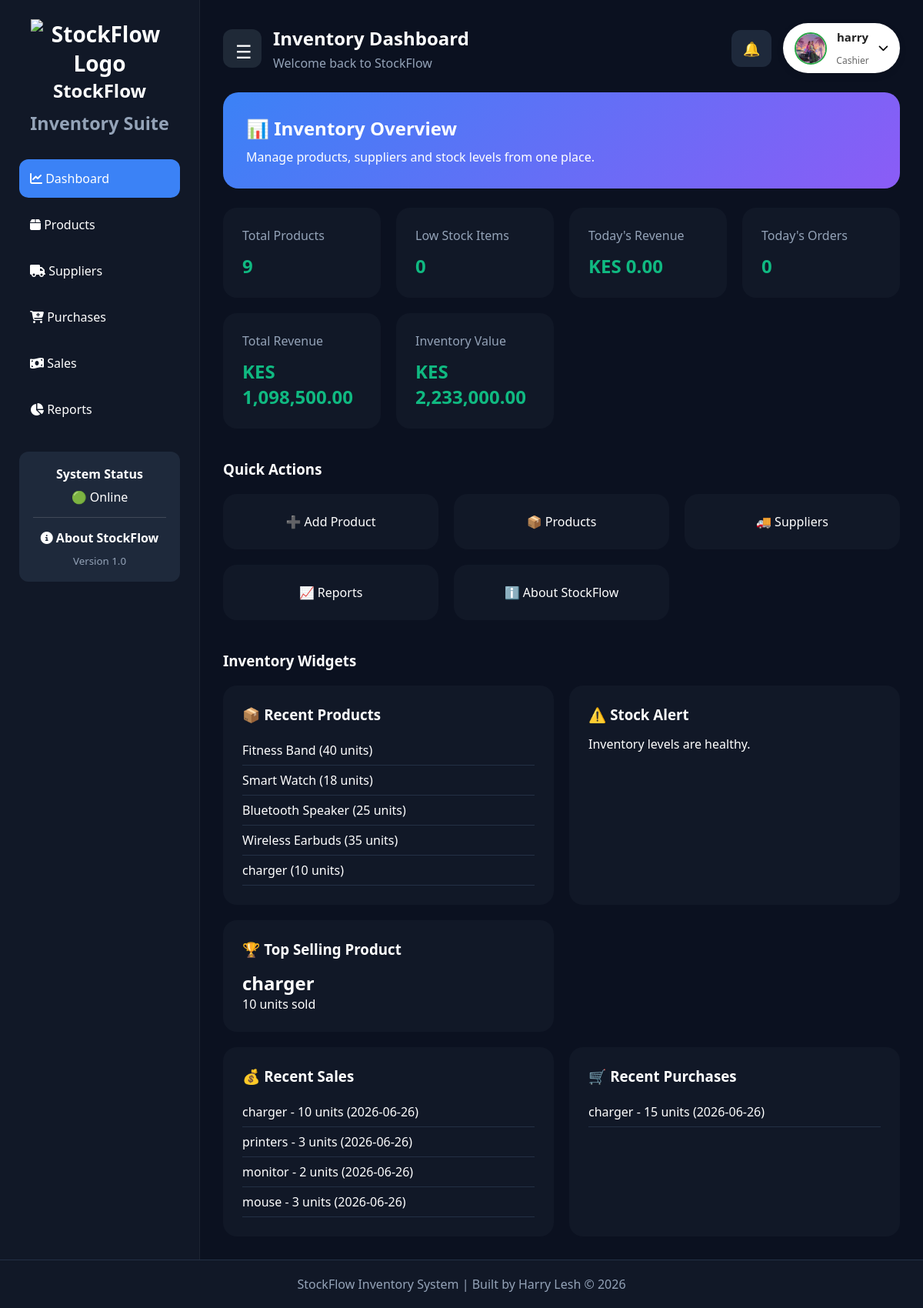
The page /dashboard (signed in) on the database its author committed.
### tables this page shows
CREATE TABLE users(
      id INTEGER PRIMARY KEY AUTOINCREMENT,
      username TEXT UNIQUE NOT NULL,
      password TEXT NOT NULL
    , full_name TEXT, email TEXT, phone TEXT, profile_picture TEXT, role TEXT DEFAULT 'Administrator', last_login TEXT, created_at TEXT);

CREATE TABLE settings(

        id INTEGER PRIMARY KEY,

        company_name TEXT,

        company_email TEXT,

        company_phone TEXT,

        company_address TEXT,

        company_website TEXT,

        currency TEXT,

        tax_rate REAL,

        low_stock INTEGER,

        dark_mode INTEGER,

        email_alerts INTEGER,

        sales_alerts INTEGER,

        purchase_alerts INTEGER,

        stock_alerts INTEGER

    );

CREATE TABLE products(
        id INTEGER PRIMARY KEY AUTOINCREMENT,
        name TEXT NOT NULL,
        category TEXT NOT NULL,
        stock INTEGER NOT NULL,
        price REAL NOT NULL
    );

CREATE TABLE sales(
       id INTEGER PRIMARY KEY AUTOINCREMENT,
       product_id INTEGER NOT NULL,
       quantity INTEGER NOT NULL,
       selling_price REAL NOT NULL,
       customer_name TEXT NOT NULL,
       sale_date TEXT NOT NULL
    );

CREATE TABLE purchases(
       id INTEGER PRIMARY KEY AUTOINCREMENT,
        product_id INTEGER NOT NULL,
        supplier_id INTEGER NOT NULL,
        quantity INTEGER NOT NULL,
        cost REAL NOT NULL,
        purchase_date TEXT NOT NULL
    );

### routes/dashboard.py (the view)
@dashboard_bp.route("/dashboard")
@login_required
def dashboard():
    if "user" not in session:
        return redirect("/")
    conn = get_connection()
    cursor = conn.cursor()
    cursor.execute("SELECT COUNT(*) FROM products")
    total_products = cursor.fetchone()[0]
    cursor.execute("""
        SELECT COUNT(*)
        FROM products
        WHERE stock < 10
    """)
    low_stock = cursor.fetchone()[0]
    cursor.execute("""
        SELECT name, stock
        FROM products
        WHERE stock < 10
        ORDER BY stock ASC
    """)
    low_stock_products = cursor.fetchall()
    cursor.execute("""
        SELECT *
        FROM products
        ORDER BY id DESC
        LIMIT 5
    """)
    recent_products = cursor.fetchall()
    cursor.execute("""
        SELECT COALESCE(
            SUM(quantity * selling_price),
            0
        )
        FROM sales
    """)
    total_revenue = cursor.fetchone()[0]
    cursor.execute("""
        SELECT COALESCE(
            SUM(stock * price),
            0
        )
        FROM products
    """)
    inventory_value = cursor.fetchone()[0]
    cursor.execute("""
        SELECT
            products.name,
            sales.quantity,
            sales.sale_date
        FROM sales
        JOIN products
        ON sales.product_id = products.id
        ORDER BY sales.id DESC
        LIMIT 5
    """)
    recent_sales = cursor.fetchall()
    cursor.execute("""
        SELECT
            products.name,
            purchases.quantity,
            purchases.purchase_date
        FROM purchases
        JOIN products
        ON purchases.product_id = products.id
        ORDER BY purchases.id DESC
        LIMIT 5
    """)
    recent_purchases = cursor.fetchall()
    today = datetime.now().strftime("%Y-%m-%d")
    cursor.execute("""
        SELECT COALESCE(
            SUM(quantity * selling_price),
            0
        )
        FROM sales
        WHERE sale_date=?
    """, (today,))
    today_sales = cursor.fetchone()[0]
    cursor.execute("SELECT COUNT(*) FROM sales")
    total_orders = cursor.fetchone()[0]
    cursor.execute("""
        SELECT COUNT(*)
        FROM sales
        WHERE sale_date=?
    """, (today,))
    today_orders = cursor.fetchone()[0]
    cursor.execute("""
        SELECT
            products.name,
            SUM(sales.quantity) AS sold
        FROM sales
        JOIN products
        ON sales.product_id = products.id
        GROUP BY products.name
        ORDER BY sold DESC
        LIMIT 1
    """)
    top_product = cursor.fetchone()
    cursor.execute("""
        SELECT *
        FROM users
        WHERE username=?
    """, (session["user"],))
    user = cursor.fetchone()
    conn.close()
    return render_template(
        "dashboard.html",
        user=user,
        total_products=total_products,
        low_stock=low_stock,
        low_stock_products=low_stock_products,
        recent_products=recent_products,
        recent_sales=recent_sales,
        recent_purchases=recent_purchases,
        total_revenue=total_revenue,
        inventory_value=inventory_value,
        today_sales=today_sales,
        total_orders=total_orders,
        today_orders=today_orders,
        top_product=top_product
    )

### templates/dashboard.html (shortened to what this page needs)
{% extends "layout.html" %}
{% block content %}
<div class="dashboard-wrapper">
    <aside class="sidebar">
        <div class="logo">
            <img src="{{ url_for('static', filename='images/logo.png') }}" alt="StockFlow Logo" class="logo-img">
            <h2>StockFlow</h2>
            <small>Inventory Suite</small>
        </div>
        <ul class="menu">
            <li class="active">
                <a href="/dashboard">
                    <i class="fas fa-chart-line"></i>
                    Dashboard
                </a>
            </li>
            <li>
                <a href="/products">
                    <i class="fas fa-box"></i>
                    Products
                </a>
            </li>
            <li>
                <a href="/suppliers">
                    <i class="fas fa-truck"></i>
                    Suppliers
                </a>
            </li>
            <li>
                <a href="/purchases">
                    <i class="fas fa-cart-plus"></i>
                    Purchases
                </a>
            </li>
            <li>
                <a href="/sales">
                    <i class="fas fa-money-bill-wave"></i>
                    Sales
                </a>
            </li>
            <li>
                <a href="/reports">
                    <i class="fas fa-chart-pie"></i>
                    Reports
                </a>
            </li>
        </ul>
        <div class="sidebar-footer">
            <div class="footer-card">
                <h4>System Status</h4>
                <p>🟢 Online</p>
                <hr>
                <a href="/about" class="footer-link">
                    <i class="fas fa-circle-info"></i>
                    About StockFlow
                </a>
                <small class="version-text">
                    Version 1.0
                </small>
            </div>
        </div>
    </aside>
    <main class="main-content">
        <div class="topbar">
            <div class="top-left">
                <div class="menu-dropdown">
                    <button class="menu-btn" id="menuBtn">
                        ☰
                    </button>
                </div>
                <div>
                    <h2>Inventory Dashboard</h2>
                    <p class="welcome-text">
                        Welcome back to StockFlow
                    </p>
                </div>
            </div>
            <div class="top-right">
                <div class="notification-wrapper">
                    <button class="notification-btn">
                        🔔
                    </button>
                </div>
                <div class="user-menu">
                    <button class="user-btn" id="userBtn">
                        {% if user and user[6] %}
                        <img src="{{ url_for('static', filename='uploads/users/' + user[6]) }}" class="nav-avatar">
                        {% else %}
                        <img src="{{ url_for('static', filename='images/default-user.png') }}" class="nav-avatar">
                        {% endif %}
                        <div class="user-info">
                            <strong>{{ user[3] }}</strong>
                            <small>{{ session["role"] }}</small>
                        </div>
                        <i class="fas fa-chevron-down"></i>
                    </button>
                </div>
            </div>
        </div>
        <div class="welcome-banner">
            <h2>📊 Inventory Overview</h2>
            <p>
                Manage products, suppliers and stock levels
                from one place.
            </p>
        </div>
        <div class="stats-grid">
            <div class="stat-card">
                <span>Total Products</span>
                <h2>{{ total_products }}</h2>
            </div>
            <div class="stat-card">
                <span>Low Stock Items</span>
                <h2>{{ low_stock }}</h2>
            </div>
            <div class="stat-card">
                <span>Today's Revenue</span>
                <h2>{{ currency }} {{ "%.0f"|format(today_sales)|currency }}</h2>
            </div>
            <div class="stat-card">
                <span>Today's Orders</span>
                <h2>{{ today_orders }}</h2>
            </div>
            <div class="stat-card">
                <span>Total Revenue</span>
                <h2>{{ currency }} {{ "%.0f"|format(total_revenue)|currency }}</h2>
            </div>
            <div class="stat-card">
                <span>Inventory Value</span>
                <h2>{{ currency }} {{ "%.0f"|format(inventory_value)|currency }}</h2>
            </div>
        </div>
        <h3 class="section-title">
            Quick Actions
        </h3>
        <div class="action-grid">
            <a href="/add-product" class="action-card">
                ➕ Add Product
            </a>
            <a href="/products" class="action-card">
                📦 Products
            </a>
            <a href="/suppliers" class="action-card">
                🚚 Suppliers
            </a>
            <a href="/reports" class="action-card">
                📈 Reports
            </a>
            <a href="/about" class="action-card">
                ℹ️ About StockFlow
            </a>
        </div>
        <h3 class="section-title">
            Inventory Widgets
        </h3>
        <div class="widgets-grid">
            <div class="widget-card">
                <h3>📦 Recent Products</h3>
                <ul>
                    {% for product in recent_products %}
                    <li>
                        {{ product[1] }}
                        ({{ product[3] }} units)
                    </li>
                    {% endfor %}
                </ul>
            </div>
            <div class="widget-card">
                <h3>⚠️ Stock Alert</h3>
                {% if low_stock > 0 %}
                <p>
                    {{ low_stock }}
                    products need restocking.
                </p>
                {% else %}
                <p>
                    Inventory levels are healthy.
                </p>
                {% endif %}
            </div>
            <div class="widget-card">
                <h3>🏆 Top Selling Product</h3>
                {% if top_product %}
                <h2>{{ top_product[0] }}</h2>
                <p>
                    {{ top_product[1] }} units sold
                </p>
                {% else %}
                <p>No sales recorded yet.</p>
                {% endif %}
            </div>
        </div>
        <div class="widgets-grid">
            <div class="widget-card">
                <h3>💰 Recent Sales</h3>
                <ul>
                    {% for sale in recent_sales %}
                    <li>
                        {{ sale[0] }}
                        - {{ sale[1] }} units
                        ({{ sale[2] }})
                    </li>
                    {% endfor %}
                </ul>
            </div>
            <div class="widget-card">
                <h3>🛒 Recent Purchases</h3>
                <ul>
                    {% for purchase in recent_purchases %}
                    <li>
                        {{ purchase[0] }}
                        - {{ purchase[1] }} units
                        ({{ purchase[2] }})
                    </li>
                    {% endfor %}
                </ul>
            </div>
        </div>
    </main>
</div>
{% endblock %}

### rows shown on the page
users: profile_picture (picture), full_name "harry", role "Cashier"
settings: currency "KES"
products: name "Fitness Band", stock "40"
products: name "Smart Watch", stock "18"
products: name "Bluetooth Speaker", stock "25"
products: name "Wireless Earbuds", stock "35"
products: name "charger", stock "10"
sales: name "charger", quantity "10", sale_date "2026-06-26"
sales: name "printers", quantity "3", sale_date "2026-06-26"
sales: name "monitor", quantity "2", sale_date "2026-06-26"
sales: name "mouse", quantity "3", sale_date "2026-06-26"
purchases: name "charger", quantity "15", purchase_date "2026-06-26"

### other values the page prints
{{ total_products }} "9"
{{ low_stock }} "0"
{{ "%.0f"|format(today_sales)|currency }} "0.00"
{{ today_orders }} "0"
{{ "%.0f"|format(total_revenue)|currency }} "1,098,500.00"
{{ "%.0f"|format(inventory_value)|currency }} "2,233,000.00"
{{ top_product[1] }} "10"
